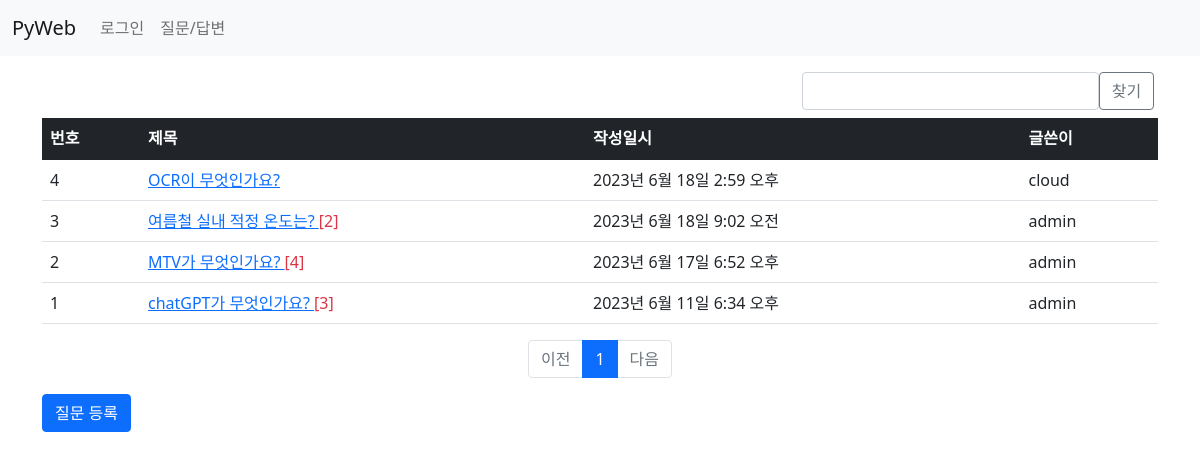
The page /board/ on the database as committed earlier.
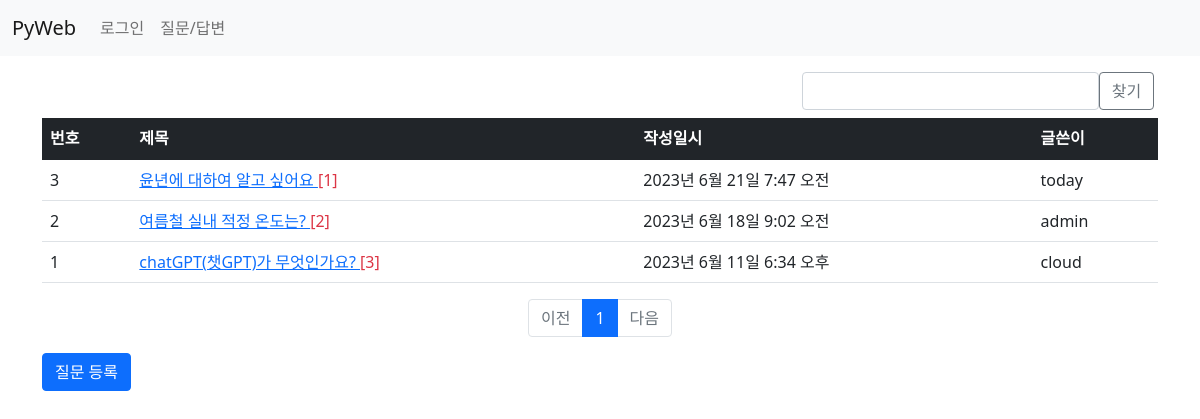
The same page on the database as committed later.
### board/models.py (models this page shows, shortened)
class Question(models.Model):
    subject = models.CharField(max_length=200)
    content = models.TextField()
    create_date = models.DateTimeField()
    modify_date = models.DateTimeField(null=True, blank=True)
    author = models.ForeignKey(User, on_delete=models.CASCADE)

### board/views.py (the view)
# urls.py: path('', views.question_list, name='question_list'),
def question_list(request):
    question_list = Question.objects.order_by('-create_date')
    page = request.GET.get('page', '1')
    paginator = Paginator(question_list, 10)
    page_obj = paginator.get_page(page)
    context = {'question_list': page_obj}
    return render(request, 'board/question_list.html', context)

### board/templatetags/board_filter.py (called while the page is built)
@register.filter
def sub(value, arg):
    return value - arg

### templates/board/question_list.html (shortened to what this page needs)
{% extends 'base.html' %}
{% load board_filter %}
{% block content %}
<div class="container my-3">
  <section id="question_list">
       <div class="row mb-2">
          <div class="col-8"></div>
          <div class="col-4 d-flex justify-content-end ">
              <input type="text" class="kw form-control" value="{{ kw|default_if_none:'' }}">
              <div class="col-2 input-group-append">
                  <button type="button" id="btn_search"
                          class="btn btn-outline-secondary">찾기</button>
              </div>
          </div>
      </div>
      <table class="table">
          <thead>
            <tr class="table-dark">
                <th>번호</th><th>제목</th><th>작성일시</th><th>글쓴이</th>
            </tr>
          </thead>
          <tbody>
          {% if question_list %}
            {% for question in question_list %}
                <tr>
                    <td>{{ question_list.paginator.count|sub:question_list.start_index|sub:forloop.counter0|add:1 }}</td>
                    <td>
                        <a href="{% url 'board:detail' question.id %}">
                            {{ question.subject }}
                        </a>
                        {% if question.answer_set.count > 0 %}
                        <span class="text-danger">[{{ question.answer_set.count }}]</span>
                        {% endif %}
                    </td>
                    <td>{{ question.create_date }}</td>
                    <td>{{ question.author }}</td>
                </tr>
            {% endfor %}
          {% else %}
            <p>질문이 없습니다.</p>
          {% endif %}
          </tbody>
      </table>
        <ul class="pagination justify-content-center">
           {% if question_list.has_previous %}
            <li class="page-item">
                <a class="page-link"
                   href="?page={{ question_list.previous_page_number }}">이전</a>
            </li>
            {% else %}
            <li class="page-item disabled">
                <a class="page-link" href="#" >이전</a>
            </li>
            {% endif %}
            {% for page_number in question_list.paginator.page_range %}
                {% if page_number == question_list.number %}
                <li class="page-item active">
                    <a class="page-link" href="?page={{ page_number }}">
                        {{ page_number }}
                    </a>
                </li>
                {% else %}
                <li class="page-item">
                    <a class="page-link" href="?page={{ page_number }}">
                        {{ page_number }}
                    </a>
                </li>
                {% endif %}
            {% endfor %}
        {% if question_list.has_next %}
        <li class="page-item">
            <a class="page-link" href="?page={{ question_list.next_page_number }}">다음</a>
        </li>
        {% else %}
        <li class="page-item disabled">
            <a class="page-link" href="#">다음</a>
        </li>
        {% endif %}
        </ul>
      <a href="{% url 'board:question_create' %}" class="btn btn-primary">질문 등록</a>
  </section>
</div>
{% endblock %}

### templates/base.html (shortened to what this page needs)
<!DOCTYPE html>
<html lang="ko">
{% load static %}
<head>
    <link rel="stylesheet" href="{% static 'board/css/bootstrap.css' %}">
    <link rel="stylesheet" href="{% static 'board/css/style.css' %}">
</head>
<body>
    {% include 'navbar.html' %}
    {% block content %}
    {% endblock %}
</body>
</html>

### templates/navbar.html (shortened to what this page needs)
<nav class="navbar navbar-expand-lg navbar-light bg-light">
  <div class="container-fluid">
    <a class="navbar-brand" href="/">PyWeb</a>
    <div class="collapse navbar-collapse" id="navbarSupportedContent">
      <ul class="navbar-nav me-auto mb-2 mb-lg-0">
        <li class="nav-item">
          {% if user.is_authenticated %}
          <a class="nav-link" href="{% url 'common:signout' %}">
            {{ user.username }}(로그아웃)
          </a>
          {% else %}
          <a class="nav-link" href="{% url 'common:signin' %}">로그인</a>
          {% endif %}
        </li>
        <li class="nav-item">
          <a class="nav-link" href="{% url 'board:question_list' %}">질문/답변</a>
        </li>
      </ul>
    </div>
  </div>
</nav>

Rows that differ between the two databases and show on the page:
removed Question: paginator.count|sub "4", subject "OCR이 무엇인가요?", create_date "2023년 6월 18일 2:59 오후", author "cloud"
removed Question: paginator.count|sub "2", subject "MTV가 무엇인가요?", answer_set.count "4", create_date "2023년 6월 17일 6:52 오후", author "admin"
added Question: paginator.count|sub "3", subject "윤년에 대하여 알고 싶어요", answer_set.count "1", create_date "2023년 6월 21일 7:47 오전", author "today"
computed for Question "여름철 실내 적정 온도는?": paginator.count|sub "3" → "2"
changed Question "2023년 6월 11일 6:34 오후": subject "chatGPT가 무엇인가요?" → "chatGPT(챗GPT)가 무엇인가요?"; author "admin" → "cloud"
